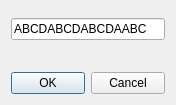
<?xml version="1.0" encoding="UTF-8"?>
<ui version="4.0">
 <class>RenameDialog</class>
 <widget class="QDialog" name="RenameDialog">
  <property name="geometry">
   <rect>
    <x>0</x>
    <y>0</y>
    <width>176</width>
    <height>105</height>
   </rect>
  </property>
  <property name="sizePolicy">
   <sizepolicy hsizetype="Fixed" vsizetype="Fixed">
    <horstretch>0</horstretch>
    <verstretch>0</verstretch>
   </sizepolicy>
  </property>
  <property name="minimumSize">
   <size>
    <width>176</width>
    <height>105</height>
   </size>
  </property>
  <property name="maximumSize">
   <size>
    <width>176</width>
    <height>105</height>
   </size>
  </property>
  <property name="windowTitle">
   <string>Dialog</string>
  </property>
  <property name="modal">
   <bool>true</bool>
  </property>
  <layout class="QVBoxLayout" name="verticalLayout">
   <item>
    <spacer name="verticalSpacer_2">
     <property name="orientation">
      <enum>Qt::Vertical</enum>
     </property>
     <property name="sizeType">
      <enum>QSizePolicy::Maximum</enum>
     </property>
     <property name="sizeHint" stdset="0">
      <size>
       <width>20</width>
       <height>7</height>
      </size>
     </property>
    </spacer>
   </item>
   <item>
    <layout class="QHBoxLayout" name="horizontalLayout">
     <item>
      <widget class="QLineEdit" name="lineEdit">
       <property name="text">
        <string>ABCDABCDABCDAABC</string>
       </property>
       <property name="maxLength">
        <number>16</number>
       </property>
      </widget>
     </item>
    </layout>
   </item>
   <item>
    <spacer name="verticalSpacer">
     <property name="orientation">
      <enum>Qt::Vertical</enum>
     </property>
     <property name="sizeHint" stdset="0">
      <size>
       <width>20</width>
       <height>8</height>
      </size>
     </property>
    </spacer>
   </item>
   <item>
    <widget class="QDialogButtonBox" name="buttonBox">
     <property name="standardButtons">
      <set>QDialogButtonBox::Cancel|QDialogButtonBox::Ok</set>
     </property>
    </widget>
   </item>
  </layout>
 </widget>
 <resources>
  <include location="dcpl.qrc"/>
 </resources>
 <connections>
  <connection>
   <sender>buttonBox</sender>
   <signal>accepted()</signal>
   <receiver>RenameDialog</receiver>
   <slot>accept()</slot>
   <hints>
    <hint type="sourcelabel">
     <x>74</x>
     <y>78</y>
    </hint>
    <hint type="destinationlabel">
     <x>159</x>
     <y>51</y>
    </hint>
   </hints>
  </connection>
  <connection>
   <sender>buttonBox</sender>
   <signal>rejected()</signal>
   <receiver>RenameDialog</receiver>
   <slot>reject()</slot>
   <hints>
    <hint type="sourcelabel">
     <x>140</x>
     <y>80</y>
    </hint>
    <hint type="destinationlabel">
     <x>102</x>
     <y>58</y>
    </hint>
   </hints>
  </connection>
 </connections>
</ui>
